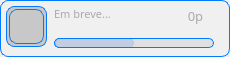
             <widget class="QWidget" name="container_achiev_03" native="true">
              <property name="styleSheet">
               <string notr="true">background-color:rgb(240,240,240);border-radius:8px;border:1px solid rgb(0,123,255);</string>
              </property>
              <widget class="QWidget" name="icon_frame_03" native="true">
               <property name="geometry">
                <rect>
                 <x>6</x>
                 <y>6</y>
                 <width>41</width>
                 <height>41</height>
                </rect>
               </property>
               <property name="styleSheet">
                <string notr="true">background-color:rgb(200,200,200);</string>
               </property>
               <widget class="QLabel" name="icon_image_03">
                <property name="geometry">
                 <rect>
                  <x>3</x>
                  <y>3</y>
                  <width>35</width>
                  <height>35</height>
                 </rect>
                </property>
                <property name="styleSheet">
                 <string notr="true">border-image:url(:/Img/ideia.png);border:1px solid rgb(0,123,255);</string>
                </property>
                <property name="text">
                 <string/>
                </property>
               </widget>
              </widget>
              <widget class="QLabel" name="lbl_achiev_desc_03">
               <property name="geometry">
                <rect>
                 <x>54</x>
                 <y>6</y>
                 <width>121</width>
                 <height>31</height>
                </rect>
               </property>
               <property name="font">
                <font>
                 <family>Inter UI</family>
                 <pointsize>8</pointsize>
                 <weight>50</weight>
                 <bold>false</bold>
                </font>
               </property>
               <property name="styleSheet">
                <string notr="true">color:rgb(170,170,170);border:none;background:transparent;</string>
               </property>
               <property name="text">
                <string>&lt;html&gt;&lt;head/&gt;&lt;body&gt;&lt;p&gt;Em breve...&lt;/p&gt;&lt;/body&gt;&lt;/html&gt;</string>
               </property>
               <property name="alignment">
                <set>Qt::AlignLeading|Qt::AlignLeft|Qt::AlignTop</set>
               </property>
               <property name="wordWrap">
                <bool>true</bool>
               </property>
               <property name="indent">
                <number>-1</number>
               </property>
              </widget>
              <widget class="QWidget" name="bar_achievatual_03" native="true">
               <property name="geometry">
                <rect>
                 <x>54</x>
                 <y>38</y>
                 <width>80</width>
                 <height>10</height>
                </rect>
               </property>
               <property name="styleSheet">
                <string notr="true">background-color:#5695f6;border-radius:5px;</string>
               </property>
              </widget>
              <widget class="QWidget" name="bar_achievtotal_03" native="true">
               <property name="geometry">
                <rect>
                 <x>54</x>
                 <y>38</y>
                 <width>160</width>
                 <height>10</height>
                </rect>
               </property>
               <property name="styleSheet">
                <string notr="true">background-color:rgba(220,220,220,0.8);border-radius:5px;</string>
               </property>
              </widget>
              <widget class="QLabel" name="lbl_achiev_points_03">
               <property name="geometry">
                <rect>
                 <x>170</x>
                 <y>0</y>
                 <width>51</width>
                 <height>31</height>
                </rect>
               </property>
               <property name="font">
                <font>
                 <family>Inter UI</family>
                 <pointsize>10</pointsize>
                 <weight>50</weight>
                 <bold>false</bold>
                </font>
               </property>
               <property name="styleSheet">
                <string notr="true">color:rgb(170,170,170);border:none;background:transparent;</string>
               </property>
               <property name="text">
                <string>0p</string>
               </property>
               <property name="alignment">
                <set>Qt::AlignCenter</set>
               </property>
               <property name="wordWrap">
                <bool>true</bool>
               </property>
               <property name="indent">
                <number>-1</number>
               </property>
              </widget>
             </widget>
